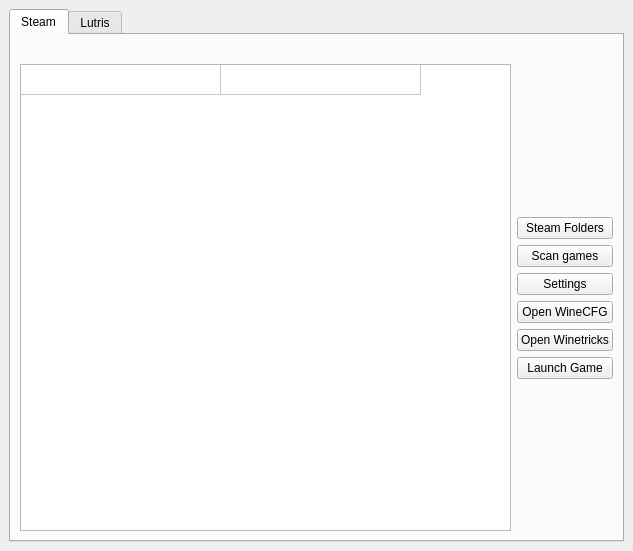
<?xml version="1.0" encoding="UTF-8"?>
<ui version="4.0">
 <class>MainWindow</class>
 <widget class="QMainWindow" name="MainWindow">
  <property name="geometry">
   <rect>
    <x>0</x>
    <y>0</y>
    <width>633</width>
    <height>551</height>
   </rect>
  </property>
  <property name="windowTitle">
   <string>WGPM: A gaming prefix manager</string>
  </property>
  <widget class="QWidget" name="centralwidget">
   <property name="enabled">
    <bool>true</bool>
   </property>
   <property name="autoFillBackground">
    <bool>true</bool>
   </property>
   <layout class="QGridLayout" name="gridLayout_3">
    <property name="sizeConstraint">
     <enum>QLayout::SetDefaultConstraint</enum>
    </property>
    <item row="0" column="1">
     <widget class="QTabWidget" name="tabWidget">
      <property name="currentIndex">
       <number>0</number>
      </property>
      <widget class="QWidget" name="SteamTab">
       <attribute name="title">
        <string>Steam</string>
       </attribute>
       <layout class="QVBoxLayout" name="verticalLayout">
        <item>
         <widget class="QLabel" name="label">
          <property name="text">
           <string/>
          </property>
         </widget>
        </item>
        <item>
         <layout class="QVBoxLayout" name="verticalLayout_3">
          <item>
           <layout class="QHBoxLayout" name="horizontalLayout">
            <item>
             <widget class="QTableWidget" name="gameTable">
              <property name="editTriggers">
               <set>QAbstractItemView::NoEditTriggers</set>
              </property>
              <property name="selectionBehavior">
               <enum>QAbstractItemView::SelectRows</enum>
              </property>
              <property name="showGrid">
               <bool>true</bool>
              </property>
              <property name="wordWrap">
               <bool>true</bool>
              </property>
              <property name="cornerButtonEnabled">
               <bool>true</bool>
              </property>
              <property name="rowCount">
               <number>1</number>
              </property>
              <property name="columnCount">
               <number>2</number>
              </property>
              <attribute name="horizontalHeaderVisible">
               <bool>false</bool>
              </attribute>
              <attribute name="horizontalHeaderCascadingSectionResizes">
               <bool>true</bool>
              </attribute>
              <attribute name="horizontalHeaderMinimumSectionSize">
               <number>100</number>
              </attribute>
              <attribute name="horizontalHeaderDefaultSectionSize">
               <number>200</number>
              </attribute>
              <attribute name="horizontalHeaderShowSortIndicator" stdset="0">
               <bool>false</bool>
              </attribute>
              <attribute name="verticalHeaderVisible">
               <bool>false</bool>
              </attribute>
              <attribute name="verticalHeaderCascadingSectionResizes">
               <bool>false</bool>
              </attribute>
              <attribute name="verticalHeaderHighlightSections">
               <bool>false</bool>
              </attribute>
              <row/>
              <column/>
              <column/>
             </widget>
            </item>
            <item>
             <layout class="QVBoxLayout" name="verticalLayout_2">
              <item>
               <spacer name="verticalSpacer">
                <property name="orientation">
                 <enum>Qt::Vertical</enum>
                </property>
                <property name="sizeHint" stdset="0">
                 <size>
                  <width>20</width>
                  <height>40</height>
                 </size>
                </property>
               </spacer>
              </item>
              <item>
               <widget class="QPushButton" name="foldersButton">
                <property name="text">
                 <string>Steam Folders</string>
                </property>
               </widget>
              </item>
              <item>
               <widget class="QPushButton" name="scanButton">
                <property name="text">
                 <string>Scan games</string>
                </property>
               </widget>
              </item>
              <item>
               <widget class="QPushButton" name="settingsButton">
                <property name="text">
                 <string>Settings</string>
                </property>
               </widget>
              </item>
              <item>
               <widget class="QPushButton" name="wineButton">
                <property name="text">
                 <string>Open WineCFG</string>
                </property>
               </widget>
              </item>
              <item>
               <widget class="QPushButton" name="winetricksButton">
                <property name="text">
                 <string>Open Winetricks</string>
                </property>
               </widget>
              </item>
              <item>
               <widget class="QPushButton" name="launchButton">
                <property name="text">
                 <string>Launch Game</string>
                </property>
               </widget>
              </item>
              <item>
               <spacer name="verticalSpacer_2">
                <property name="orientation">
                 <enum>Qt::Vertical</enum>
                </property>
                <property name="sizeHint" stdset="0">
                 <size>
                  <width>20</width>
                  <height>40</height>
                 </size>
                </property>
               </spacer>
              </item>
             </layout>
            </item>
           </layout>
          </item>
         </layout>
        </item>
       </layout>
      </widget>
      <widget class="QWidget" name="LutrisTab">
       <attribute name="title">
        <string>Lutris</string>
       </attribute>
      </widget>
     </widget>
    </item>
   </layout>
  </widget>
 </widget>
 <resources/>
 <connections/>
 <slots>
  <slot>wineButtonPressed()</slot>
  <slot>foldersButtonpressed()</slot>
  <slot>scanButtonPressed()</slot>
 </slots>
</ui>
